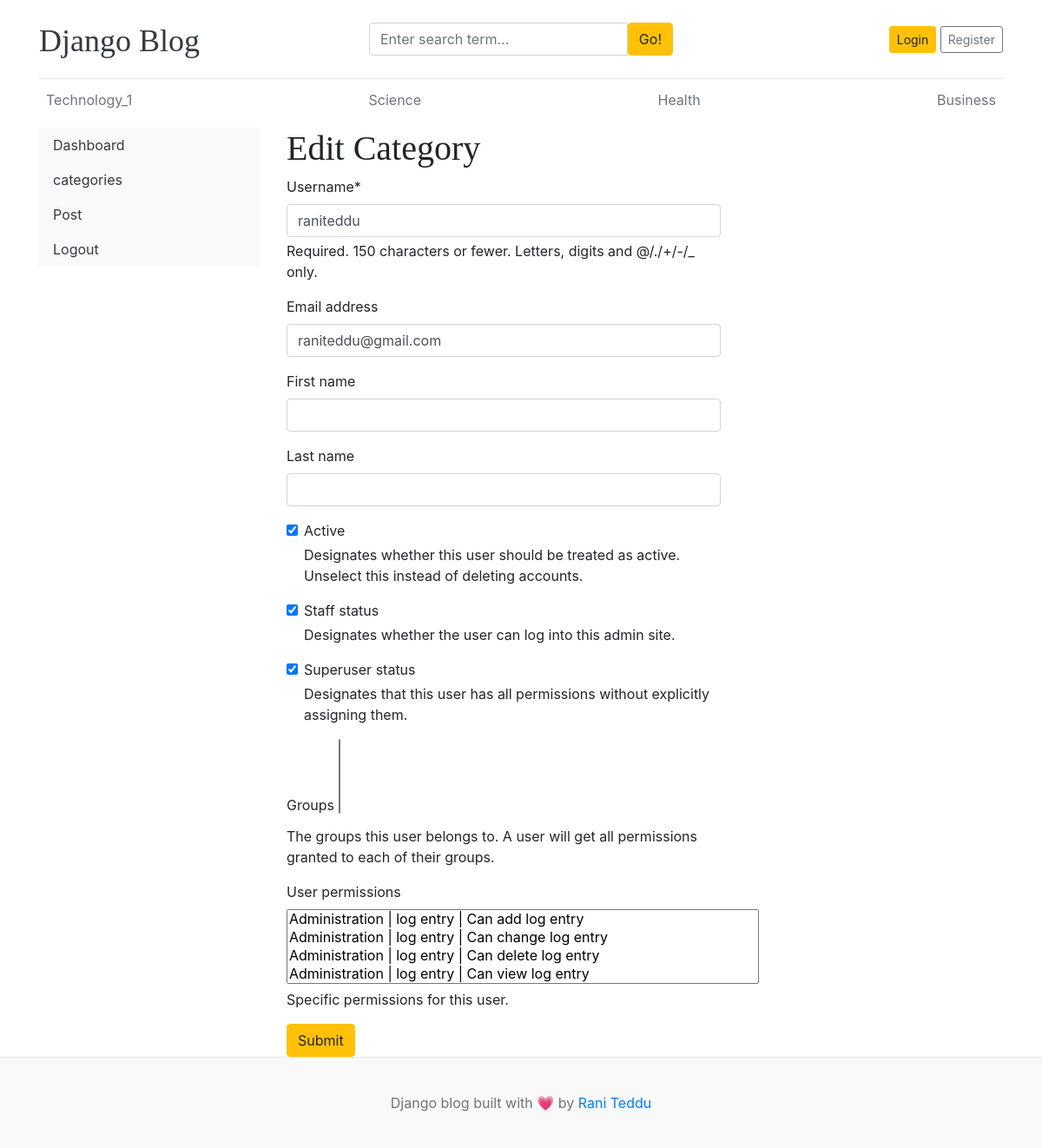
Before: /dashboard/user/edit/1 with the older database file.
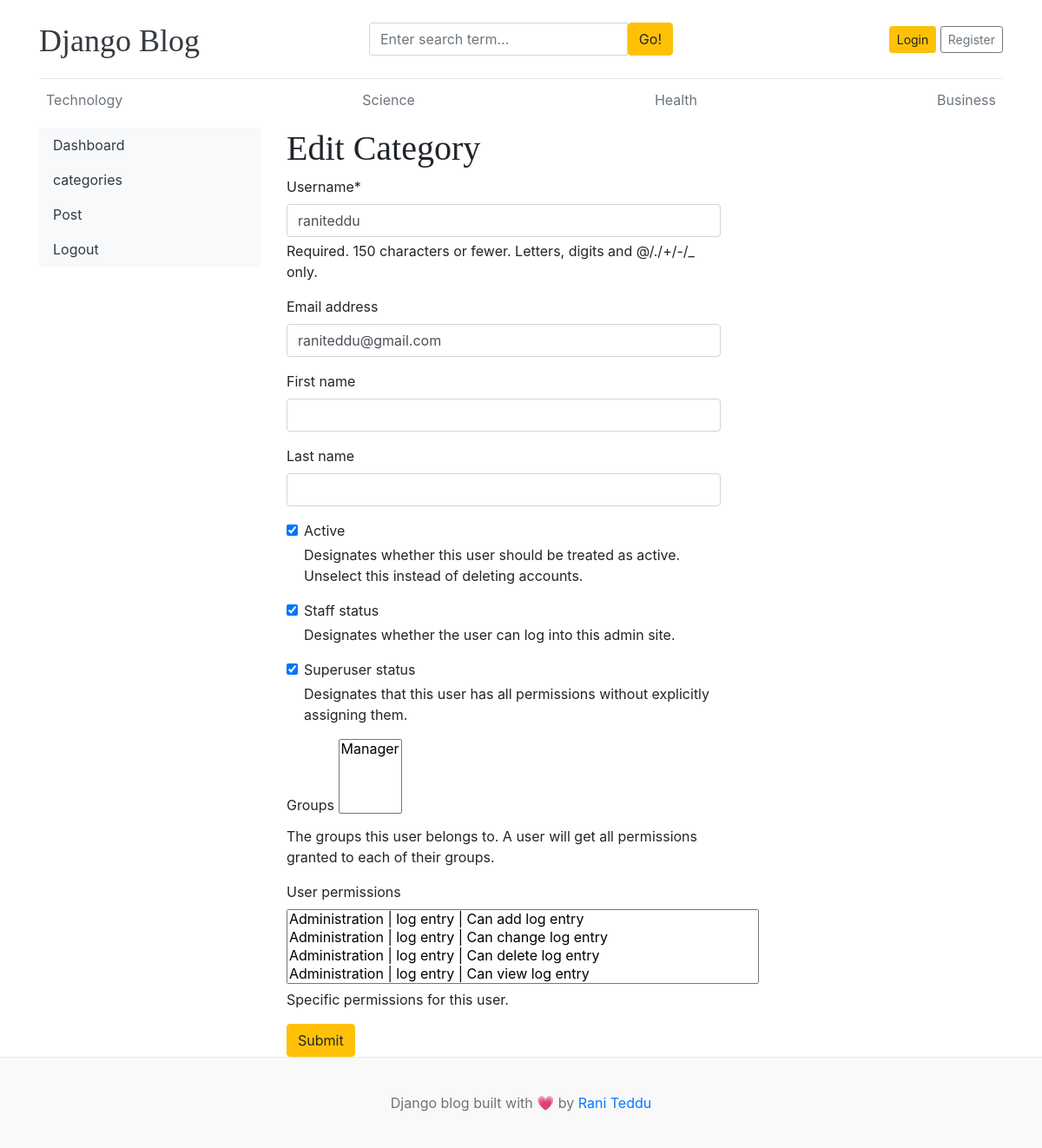
After: the same page with the newer database file.
### blogs/models.py (models this page shows, shortened)
class Category(models.Model):
    category_name = models.CharField(max_length=100, unique=True)
    created_at = models.DateTimeField(auto_now_add=True)
    updated_at = models.DateTimeField(auto_now=True)
    class Meta:
        verbose_name_plural = 'Categories'

### dashboard/views.py (the view)
# urls.py: path('user/edit/<int:pk>',views.edit_user, name='edit_user'),
def edit_user(request,pk):
    edit = get_object_or_404(User,pk=pk)
    if request.method == 'POST':
        form = EditUserForm(request.POST, instance=edit)
        if form.is_valid():
            form.save()
            return redirect('users')
    form = EditUserForm(instance=edit)
    context = {
        'form': form,
    }
    return render(request, 'dashboard/edit_user.html',context)

### dashboard/forms.py
class EditUserForm(forms.ModelForm):
    class Meta:
        model = User
        fields = ('username', 'email', 'first_name', 'last_name', 'is_active', 'is_staff', 'is_superuser', 'groups', 'user_permissions')

### blogs/context_processors.py (called while the page is built)
def get_categories(request):
    categories = Category.objects.all()
    return dict(categories=categories)

def get_sociallinks(request):
    social_links = SocialLink.objects.all()
    return dict(social_links=social_links)

### template/dashboard/edit_user.html (shortened to what this page needs)
{% extends 'base.html' %}
{% block content %}
{% load crispy_forms_tags %}
<div class="container">
    <div class="row">
    {% include 'dashboard/side.html' %}
    <div class="col-md-9">
        <h1>Edit Category</h1>
        <form action=" " method="POST" style="width: 500px;">
            {{ form | crispy }}
            <button type="submit" class="btn btn-warning">Submit</button>
        </form>
    </div>
    </div>
</div>
{% endblock %}

### template/base.html (shortened to what this page needs)
{% load static %}
<!DOCTYPE html>
<html lang="en">
<head>
    <link href="https://getbootstrap.com/docs/4.0/dist/css/bootstrap.min.css" rel="stylesheet">
    <link href="{% static 'css/blog.css' %}" rel="stylesheet">
    <link rel="stylesheet" href="https://cdnjs.cloudflare.com/ajax/libs/font-awesome/4.7.0/css/font-awesome.min.css">
  </head>
<body>
    <div class="container">
      <header class="blog-header py-3">
        <div class="row flex-nowrap justify-content-between align-items-center">
          <div class="col-4 pt-1">
            <a class="blog-header-logo text-dark" href="/">Django Blog</a>
          </div>
          <div class="col-4">
            <form action="{% url 'search' %}" method="GET">
              <div class="input-group">
                <input class="form-control" type="text" value="{{ keyword }}" placeholder="Enter search term..." name="keyword" aria-label="Enter search term..." aria-describedby="button-search" />
                <button class="btn btn-warning" type="submit" id="button-search" type="button">Go!</button>
              </div>
            </form>
          </div>
          <div class="col-4 d-flex justify-content-end align-items-center">
            {% if not user.is_authenticated%}
            <a class="btn btn-sm btn-warning" href="{% url 'login' %}">Login</a> &nbsp;
            <a class="btn btn-sm btn-outline-secondary" href="{% url 'register' %}">Register</a>
            {% else %}
            <span><a href="{% url 'dashboard' %}">Dasboard</a></span>
            &nbsp;
            <span><a href="{% url 'logout' %}">Logout</a></span>
            {% endif %}
          </div>
        </div>
      </header>
      <div class="nav-scroller py-1 mb-2">
        <nav class="nav d-flex justify-content-between">
          {% for cat in categories %}
          <a class="p-2 text-muted" href="{% url 'posts_by_category' cat.id %}">{{ cat.category_name }}</a>
          {% endfor %}
        </nav>
      </div>
    </div>
{% block content %}
{% endblock %}
  <footer class="blog-footer text-center">
        <p>Django blog built with 💗 by <a href="#">Rani Teddu</a></p>
    </footer>
</body>
</html>

Changed rows visible on the page:
changed Category: category_name "Technology_1" → "Technology"
Other visible differences:
form field groups: (not shown) → "Manager"
